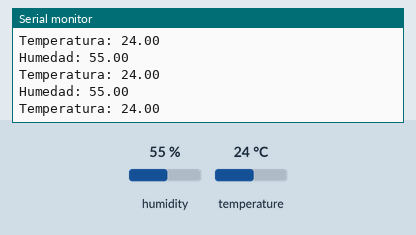
A sketch run on a simulated Arduino Uno, built with avr-gcc and run on an emulated ATmega328P. Parts: the last lines printed to the serial monitor. The inputs (shaded band) are chosen by the test bench; at power-on: humidity 55 %, temperature 24 °C.

Above: at 1.7 s.
1.8 s: humidity set to 22 %
At 2.86 s:
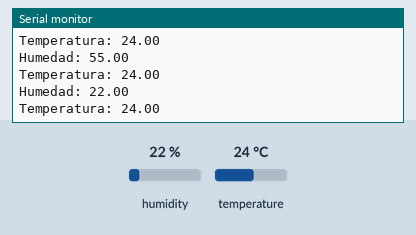
4.5 s: temperature set to 12 °C
At 4.89 s:
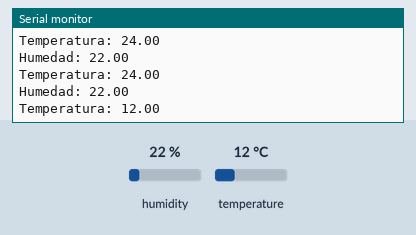
7.2 s: humidity set to 40 %
At 7.42 s:
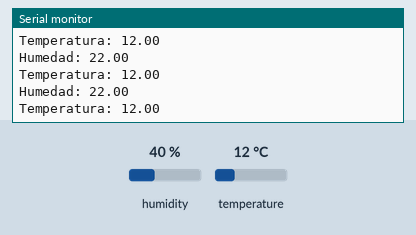
Timing chart, 0 to 10.2 s (numbered marks = the images above; inputs shaded):
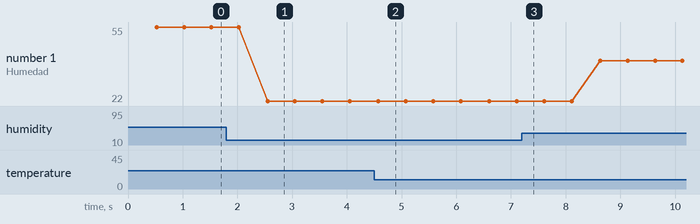

The sketch:

humedad_temperatura.ino
```cpp
#include "DHT.h"
#define DHTTYPE DHT11
#define pinDHT11 0

DHT dht(pinDHT11, DHTTYPE);

void setup() {
  dht.begin();
  Serial.begin(9600);
  delay(500);
}

void loop() {
  float h = dht.readHumidity();
  float t = dht.readTemperature();

  Serial.print("Humedad: ");
  Serial.println(h);
  Serial.print("Temperatura: ");
  Serial.println(t);
  delay(500);
}
```

Measured:
- after the input at 1.8 s, the serial monitor: prints a new line after 0.75 s (image 1)
- after the input at 4.5 s, the serial monitor: prints a new line after 0.09 s (image 2)
- plotted number 1: 55 → 22 after the input at 1.8 s, 22 → 40 after the input at 7.2 s
